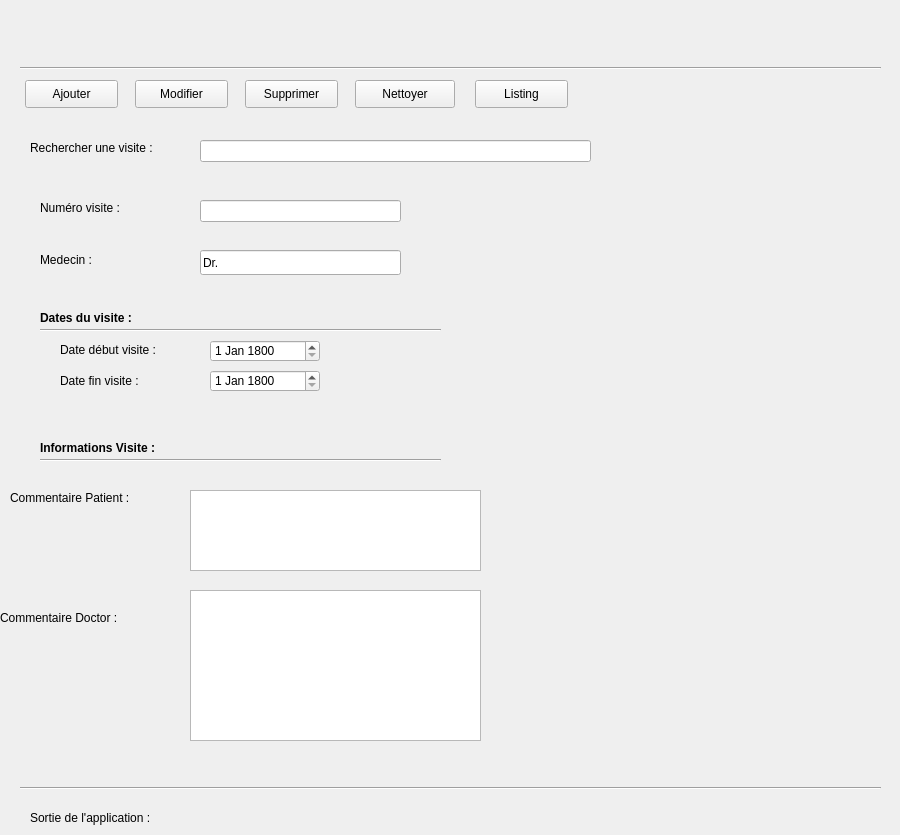
   <widget class="QWidget" name="tab_2">
    <attribute name="title">
     <string>Visite</string>
    </attribute>
    <widget class="QLineEdit" name="lineEdit_IDCongeEmploye">
     <property name="geometry">
      <rect>
       <x>200</x>
       <y>200</y>
       <width>201</width>
       <height>22</height>
      </rect>
     </property>
    </widget>
    <widget class="QLabel" name="label_IDCongeEmploye">
     <property name="geometry">
      <rect>
       <x>40</x>
       <y>200</y>
       <width>131</width>
       <height>16</height>
      </rect>
     </property>
     <property name="text">
      <string>Numéro visite :</string>
     </property>
    </widget>
    <widget class="QDateEdit" name="dateEdit_DebutConge">
     <property name="geometry">
      <rect>
       <x>210</x>
       <y>340</y>
       <width>110</width>
       <height>22</height>
      </rect>
     </property>
     <property name="date">
      <date>
       <year>1800</year>
       <month>1</month>
       <day>1</day>
      </date>
     </property>
    </widget>
    <widget class="QLabel" name="label_DateDebutConge">
     <property name="geometry">
      <rect>
       <x>60</x>
       <y>340</y>
       <width>141</width>
       <height>20</height>
      </rect>
     </property>
     <property name="text">
      <string>Date début visite :</string>
     </property>
    </widget>
    <widget class="QLabel" name="label_DateFinConge">
     <property name="geometry">
      <rect>
       <x>60</x>
       <y>370</y>
       <width>121</width>
       <height>21</height>
      </rect>
     </property>
     <property name="text">
      <string>Date fin visite :</string>
     </property>
    </widget>
    <widget class="QDateEdit" name="dateEdit_FinConge">
     <property name="geometry">
      <rect>
       <x>210</x>
       <y>370</y>
       <width>110</width>
       <height>22</height>
      </rect>
     </property>
     <property name="date">
      <date>
       <year>1800</year>
       <month>1</month>
       <day>1</day>
      </date>
     </property>
    </widget>
    <widget class="Line" name="line_8">
     <property name="geometry">
      <rect>
       <x>20</x>
       <y>60</y>
       <width>861</width>
       <height>16</height>
      </rect>
     </property>
     <property name="orientation">
      <enum>Qt::Horizontal</enum>
     </property>
    </widget>
    <widget class="QPushButton" name="pushButton_AjoutConge">
     <property name="geometry">
      <rect>
       <x>25</x>
       <y>80</y>
       <width>93</width>
       <height>28</height>
      </rect>
     </property>
     <property name="text">
      <string>Ajouter</string>
     </property>
    </widget>
    <widget class="QPushButton" name="pushButton_ModifierConge">
     <property name="geometry">
      <rect>
       <x>135</x>
       <y>80</y>
       <width>93</width>
       <height>28</height>
      </rect>
     </property>
     <property name="text">
      <string>Modifier</string>
     </property>
    </widget>
    <widget class="QPushButton" name="pushButton_SupprimerConge">
     <property name="geometry">
      <rect>
       <x>245</x>
       <y>80</y>
       <width>93</width>
       <height>28</height>
      </rect>
     </property>
     <property name="text">
      <string>Supprimer</string>
     </property>
    </widget>
    <widget class="QLabel" name="label_commentaireResponsable">
     <property name="geometry">
      <rect>
       <x>10</x>
       <y>490</y>
       <width>171</width>
       <height>16</height>
      </rect>
     </property>
     <property name="text">
      <string>Commentaire Patient : </string>
     </property>
    </widget>
    <widget class="QLabel" name="label_CommentaireEmploye">
     <property name="geometry">
      <rect>
       <x>0</x>
       <y>610</y>
       <width>171</width>
       <height>16</height>
      </rect>
     </property>
     <property name="text">
      <string>Commentaire Doctor : </string>
     </property>
    </widget>
    <widget class="QLabel" name="label_IDCongeEmploye_2">
     <property name="geometry">
      <rect>
       <x>30</x>
       <y>140</y>
       <width>161</width>
       <height>16</height>
      </rect>
     </property>
     <property name="text">
      <string>Rechercher une visite : </string>
     </property>
    </widget>
    <widget class="Line" name="line_9">
     <property name="geometry">
      <rect>
       <x>40</x>
       <y>320</y>
       <width>401</width>
       <height>20</height>
      </rect>
     </property>
     <property name="orientation">
      <enum>Qt::Horizontal</enum>
     </property>
    </widget>
    <widget class="Line" name="line_10">
     <property name="geometry">
      <rect>
       <x>40</x>
       <y>450</y>
       <width>401</width>
       <height>20</height>
      </rect>
     </property>
     <property name="orientation">
      <enum>Qt::Horizontal</enum>
     </property>
    </widget>
    <widget class="QLabel" name="label_3">
     <property name="geometry">
      <rect>
       <x>40</x>
       <y>310</y>
       <width>151</width>
       <height>16</height>
      </rect>
     </property>
     <property name="font">
      <font>
       <weight>75</weight>
       <bold>true</bold>
      </font>
     </property>
     <property name="text">
      <string>Dates du visite :</string>
     </property>
    </widget>
    <widget class="QLabel" name="label_4">
     <property name="geometry">
      <rect>
       <x>40</x>
       <y>440</y>
       <width>211</width>
       <height>16</height>
      </rect>
     </property>
     <property name="font">
      <font>
       <weight>75</weight>
       <bold>true</bold>
      </font>
     </property>
     <property name="text">
      <string>Informations Visite :</string>
     </property>
    </widget>
    <widget class="Line" name="line_11">
     <property name="geometry">
      <rect>
       <x>20</x>
       <y>780</y>
       <width>861</width>
       <height>16</height>
      </rect>
     </property>
     <property name="orientation">
      <enum>Qt::Horizontal</enum>
     </property>
    </widget>
    <widget class="QLabel" name="label_SortieApplicationMessage_2">
     <property name="geometry">
      <rect>
       <x>30</x>
       <y>810</y>
       <width>181</width>
       <height>16</height>
      </rect>
     </property>
     <property name="text">
      <string>Sortie de l'application :</string>
     </property>
    </widget>
    <widget class="QTextEdit" name="textEdit_Responsable">
     <property name="geometry">
      <rect>
       <x>190</x>
       <y>490</y>
       <width>291</width>
       <height>81</height>
      </rect>
     </property>
    </widget>
    <widget class="QTextEdit" name="textEdit_Employe">
     <property name="geometry">
      <rect>
       <x>190</x>
       <y>590</y>
       <width>291</width>
       <height>151</height>
      </rect>
     </property>
    </widget>
    <widget class="QLineEdit" name="lineEdit_IDCongeEmployeRechercher">
     <property name="geometry">
      <rect>
       <x>200</x>
       <y>140</y>
       <width>391</width>
       <height>22</height>
      </rect>
     </property>
    </widget>
    <widget class="QPushButton" name="pushButton_NettoyerConge">
     <property name="geometry">
      <rect>
       <x>355</x>
       <y>80</y>
       <width>100</width>
       <height>28</height>
      </rect>
     </property>
     <property name="text">
      <string>Nettoyer</string>
     </property>
    </widget>
    <widget class="QPushButton" name="pushButton_ListingConge">
     <property name="geometry">
      <rect>
       <x>475</x>
       <y>80</y>
       <width>93</width>
       <height>28</height>
      </rect>
     </property>
     <property name="text">
      <string>Listing</string>
     </property>
    </widget>
    <widget class="QLabel" name="label_IDCongeControl">
     <property name="geometry">
      <rect>
       <x>410</x>
       <y>200</y>
       <width>21</width>
       <height>21</height>
      </rect>
     </property>
     <property name="text">
      <string/>
     </property>
    </widget>
    <widget class="QLabel" name="label_DateDebutCongeControl">
     <property name="geometry">
      <rect>
       <x>330</x>
       <y>340</y>
       <width>21</width>
       <height>21</height>
      </rect>
     </property>
     <property name="text">
      <string/>
     </property>
    </widget>
    <widget class="QLabel" name="label_typeCongeControl_2">
     <property name="geometry">
      <rect>
       <x>440</x>
       <y>270</y>
       <width>21</width>
       <height>21</height>
      </rect>
     </property>
     <property name="text">
      <string/>
     </property>
    </widget>
    <widget class="QLabel" name="label_DateFinCongeControl">
     <property name="geometry">
      <rect>
       <x>330</x>
       <y>370</y>
       <width>21</width>
       <height>21</height>
      </rect>
     </property>
     <property name="text">
      <string/>
     </property>
    </widget>
    <widget class="QLabel" name="label_typeCongeControl">
     <property name="geometry">
      <rect>
       <x>410</x>
       <y>230</y>
       <width>21</width>
       <height>21</height>
      </rect>
     </property>
     <property name="text">
      <string/>
     </property>
    </widget>
    <widget class="QLabel" name="SortieApplicationConge">
     <property name="geometry">
      <rect>
       <x>170</x>
       <y>810</y>
       <width>601</width>
       <height>16</height>
      </rect>
     </property>
     <property name="text">
      <string/>
     </property>
    </widget>
    <widget class="QLabel" name="label_103">
     <property name="geometry">
      <rect>
       <x>0</x>
       <y>10</y>
       <width>891</width>
       <height>71</height>
      </rect>
     </property>
     <property name="text">
      <string/>
     </property>
     <property name="pixmap">
      <pixmap>graphique.jpg</pixmap>
     </property>
    </widget>
    <widget class="QLabel" name="label_11">
     <property name="geometry">
      <rect>
       <x>40</x>
       <y>250</y>
       <width>121</width>
       <height>20</height>
      </rect>
     </property>
     <property name="text">
      <string>Medecin :</string>
     </property>
    </widget>
    <widget class="QLineEdit" name="lineEdit_2">
     <property name="geometry">
      <rect>
       <x>200</x>
       <y>250</y>
       <width>201</width>
       <height>25</height>
      </rect>
     </property>
     <property name="text">
      <string>Dr.</string>
     </property>
    </widget>
   </widget>
